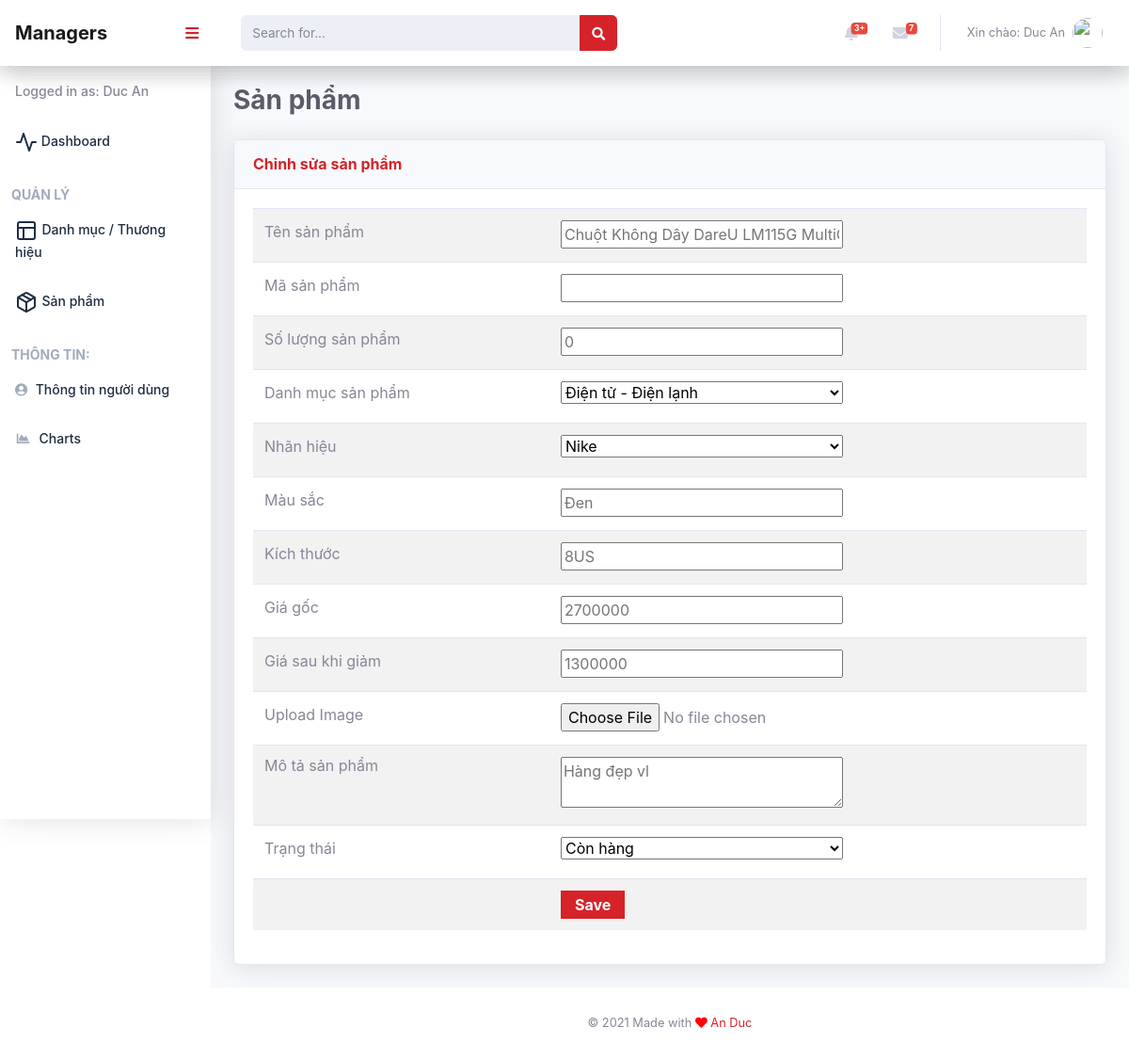
The page /PHPShopping/admincontroller/productedit.php?proId=7 (signed in) on the database its author committed.
### tables this page shows
CREATE TABLE `tbl_product` (
  `proId` int(11) NOT NULL,
  `proName` varchar(255) NOT NULL,
  `proCode` varchar(255) NOT NULL,
  `quantity` int(11) NOT NULL,
  `catId` int(11) NOT NULL,
  `brandId` int(11) NOT NULL,
  `color` varchar(10) NOT NULL,
  `size` varchar(5) NOT NULL,
  `priceOld` varchar(100) NOT NULL,
  `priceCurrent` int(100) NOT NULL,
  `preImage` varchar(255) NOT NULL,
  `proDesc` varchar(255) NOT NULL,
  `status` varchar(30) NOT NULL
);

CREATE TABLE `tbl_category` (
  `catId` int(11) NOT NULL,
  `catName` varchar(255) NOT NULL,
  `catTitle` varchar(255) NOT NULL
);

### PHPShopping/libs/database.php (called while the page is built, shortened)
<?php
Class Database{
   public $host   = DB_HOST;
   public $user   = DB_USER;
   public $pass   = DB_PASS;
   public $dbname = DB_NAME;
   public $link;
private function connectDB(){
   $this->link = new mysqli($this->host, $this->user, $this->pass,
    $this->dbname);
 }
public function select($query){
  $result = $this->link->query($query) or
   die($this->link->error.__LINE__);
  if($result->num_rows > 0){
    return $result;
  } else {
    return false;
  }
 }
}

### PHPShopping/class/product.php (called while the page is built, shortened)
<?php
	$filepath = realpath(dirname(__FILE__));
	include_once($filepath.'/../libs/database.php');
?>
<?php
	class product
	{
		private $db;
		public function __construct()
		{
			$this->db = new Database();
		}
		public function getproductbyId($id)
		{
			$query = "SELECT * FROM tbl_product where proId = '$id' ";
			$result = $this->db->select($query);
			return $result;
		}
	}
 ?>

### PHPShopping/class/category.php (called while the page is built, shortened)
<?php
	$filepath = realpath(dirname(__FILE__));
	include_once($filepath.'/../libs/database.php');
?>
<?php
	class category
	{
		private $db;
		public function __construct()
		{
			$this->db = new Database();
		}
		public function show_category()
		{
			$query = "SELECT * FROM tbl_category order by catId asc ";
			$result = $this->db->select($query);
			return $result;
		}
	}
 ?>

### PHPShopping/class/brand.php (called while the page is built, shortened)
<?php
	$filepath = realpath(dirname(__FILE__));
	include_once($filepath.'/../libs/database.php');
?>
<?php
	class brand
	{
		private $db;
		public function __construct()
		{
			$this->db = new Database();
		}
		public function show_brand()
		{
			$query = "SELECT * FROM tbl_brand order by brandId asc ";
			$result = $this->db->select($query);
			return $result;
		}
	}
 ?>

### PHPShopping/admincontroller/productedit.php (the view, shortened to what this page needs)
<?php include 'inc/header.php'?>
<?php include '../class/product.php'?>
<?php include '../class/category.php'?>
<?php include '../class/brand.php' ?>
<?php
  if(!isset($_GET['proId']) && $_GET['proId'] == NULL){
    echo "<script>window.locaion='productlist.php'</script>";
  } else{
    $id = $_GET['proId'];
  }
  $pd = new product();
  ?>
    <div id="content-wrapper">
      <div id="content">
        <nav class="navbar navbar-expand navbar-light bg-white topbar mb-4 static-top shadow">
          <button id="sidebarToggleTop" class="btn btn-link d-md-none rounded-circle mr-3">
          </button>
          <form class="d-none d-sm-inline-block form-inline mr-auto ml-md-3 my-2 my-md-0 mw-100 navbar-search" action="" method="POST">
            <div class="input-group">
              <div class="input-group-append">
                <button class="btn btn-primary" type="button">
                </button>
              </div>
            </div>
          </form>
        <?php include 'inc/menutop.php'?>
        </nav>
        <div class="container-fluid">
          <h1 class="h3 mb-4 text-gray-800">Sản phẩm</h1>
          <div class="row">
            <div class="col-lg-12">
              <div class="card shadow mb-4">
                <div class="card-header py-3">
                  <h6 class="m-0 font-weight-bold text-primary">Chỉnh sửa sản phẩm</h6>
                </div>
                <div class="card-body">
                  <?php
                    $get_product_name = $pd -> getproductbyId($id);
                    if($get_product_name){
                      while ($result_pd = $get_product_name -> fetch_assoc()) {
                  ?>
                 <form action="" method="post" enctype="multipart/form-data" class="cateadd">
                    <table class="table table-striped" >
                        <tr>
                            <td>
                                <label>Tên sản phẩm</label>
                            </td>
                            <td>
                                <input type="text" placeholder="<?php echo $result_pd['proName'] ?>" class="medium" name="proName"/>
                            </td>
                        </tr>
                         <tr>
                            <td>
                                <label>Mã sản phẩm</label>
                            </td>
                            <td>
                                <input type="text" placeholder="<?php echo $result_pd['proCode'] ?>" class="medium" name="proCode"/>
                            </td>
                        </tr>
                         <tr>
                            <td>
                                <label>Số lượng sản phẩm</label>
                            </td>
                            <td>
                                <input type="text" placeholder="<?php echo $result_pd['quantity'] ?>" class="medium" name="quantity"/>
                            </td>
                        </tr>
                        <tr>
                            <td>
                                <label>Danh mục sản phẩm</label>
                            </td>
                            <td>
                              <select id="select" name="category" class="medium">
                                <?php
                                $cat = new category();
                                $catlist = $cat->show_category();
                                if($catlist){
                                    while ($result = $catlist->fetch_assoc()){
                                 ?>
                               <option
                            <?php
                            if($result['catId']==$result_pd['catId'])
                                { echo 'selected'; }
                             ?>
                             value="<?php echo $result['catId'] ?>"><?php echo $result['catName']?></option>
                                <?php
                                  }
                                 }
                                 ?>
                                </select>
                            </td>
                        </tr>
                        <tr>
                            <td>
                                <label>Nhãn hiệu</label>
                            </td>
                            <td>
                                <select id="select" class="medium" name="brandName">
                                    <?php
                                      $brand = new brand();
                                      $brandList= $brand ->show_brand();
                                      if ($brandList){
                                        while ( $result = $brandList ->fetch_assoc()) {
                                      ?>
                                    <option
                            <?php
                            if($result['brandId']==$result_pd['brandId'])
                                { echo 'selected'; }
                             ?>
                             value="<?php echo $result['brandId'] ?>"><?php echo $result['brandName'] ?></option>
                                    <?php } }?>
                                </select>
                            </td>
                        </tr>
                        <tr>
                            <td>
                                <label>Màu sắc</label>
                            </td>
                            <td>
                              <input type="text" placeholder="<?php echo $result_pd['color'] ?>" class="medium" name="color" />
                            </td>
                        </tr>
                        <tr>
                            <td>
                                <label>Kích thước</label>
                            </td>
                            <td>
                                <input type="text" placeholder="<?php echo $result_pd['size'] ?>" class="medium" name="size" />
                            </td>
                        </tr>
                        <tr>
                            <td>
                                <label>Giá gốc</label>
                            </td>
                            <td>
                                <input type="text" placeholder="<?php echo $result_pd['priceOld'] ?>" class="medium" name="priceOld" />
                            </td>
                        </tr>
                         <tr>
                            <td>
                                <label>Giá sau khi giảm</label>
                            </td>
                            <td>
                                <input type="text" placeholder="<?php echo $result_pd['priceCurrent'] ?>" class="medium" name="priceCurrent"/>
                            </td>
                        </tr>
                        <tr>
                            <td>
                                <label>Upload Image</label>
                            </td>
                            <td>
                                <input type="file" class="medium" name="image"/>
                            </td>
                        </tr>
                        <tr>
                            <td style="vertical-align: top; padding-top: 9px;">
                                <label>Mô tả sản phẩm</label>
                            </td>
                            <td>
                                <textarea class="tinymce" name="proDesc" placeholder="<?php echo $result_pd['proDesc'] ?>"></textarea>
                            </td>
                        </tr>
                        <tr>
                            <td>
                                <label>Trạng thái</label>
                            </td>
                            <td>
                                <select id="select" class="medium" name="status">
                                  <?php
                                  if ($result_pd['status'] ==0) {
                                   ?>
                                  <option selected value="0">Hết hàng</option>
                                  <option value="1">Còn hàng</option>
                                  <?php
                                      }else{
                                  ?>
                                  <option selected value="1">Còn hàng</option>
                                  <?php
                                    }
                                   ?>
                                </select>
                            </td>
                        </tr>
                        <tr>
                            <td></td>
                            <td>
                                <input type="submit" name="submit" Value="Save" class="btnadd" />
                            </td>
                        </tr>
                    </table>
                  </form>
                  <?php
                     }
                    }
                  ?>
                </div>
              </div>
            </div>
          </div>
        </div>
      </div>
  <?php include'inc/footer.php' ?>

### rows shown on the page
tbl_product: proName "Chuột Không Dây DareU LM115G MultiColor - Hàng Chính Hãng", quantity "0", category "Điện tử - Điện lạnh", color "Đen", size "8US", priceOld "2700000", priceCurrent "1300000", proDesc "Hàng đẹp vl", status "Còn hàng"

### other values the page prints
Session::get('adminName') "Duc An"
form field brandName "Nike"
